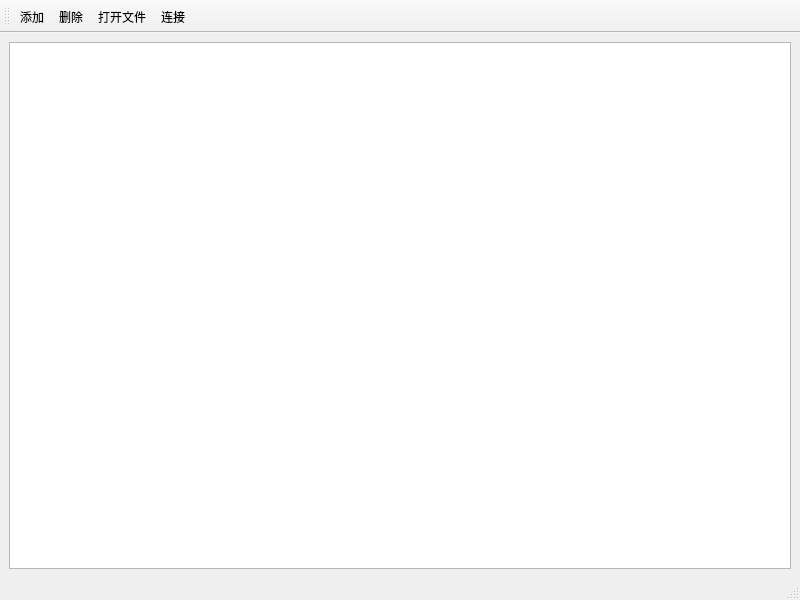
<?xml version="1.0" encoding="UTF-8"?>
<ui version="4.0">
 <class>WindowUpdate</class>
 <widget class="QMainWindow" name="WindowUpdate">
  <property name="geometry">
   <rect>
    <x>0</x>
    <y>0</y>
    <width>800</width>
    <height>600</height>
   </rect>
  </property>
  <property name="windowTitle">
   <string>MainWindow</string>
  </property>
  <widget class="QWidget" name="centralwidget">
   <layout class="QGridLayout" name="gridLayout">
    <item row="0" column="0">
     <widget class="QTableView" name="tableView"/>
    </item>
   </layout>
  </widget>
  <widget class="QMenuBar" name="menubar">
   <property name="geometry">
    <rect>
     <x>0</x>
     <y>0</y>
     <width>800</width>
     <height>26</height>
    </rect>
   </property>
  </widget>
  <widget class="QStatusBar" name="statusbar"/>
  <widget class="QToolBar" name="toolBar">
   <property name="windowTitle">
    <string>toolBar</string>
   </property>
   <property name="iconSize">
    <size>
     <width>50</width>
     <height>50</height>
    </size>
   </property>
   <property name="toolButtonStyle">
    <enum>Qt::ToolButtonTextUnderIcon</enum>
   </property>
   <attribute name="toolBarArea">
    <enum>TopToolBarArea</enum>
   </attribute>
   <attribute name="toolBarBreak">
    <bool>false</bool>
   </attribute>
   <addaction name="actNew"/>
   <addaction name="actDel"/>
   <addaction name="actOpenFile"/>
   <addaction name="actLink"/>
  </widget>
  <action name="actNew">
   <property name="icon">
    <iconset>
     <normaloff>:/image/icon/xinjian.png</normaloff>:/image/icon/xinjian.png</iconset>
   </property>
   <property name="text">
    <string>添加</string>
   </property>
  </action>
  <action name="actDel">
   <property name="icon">
    <iconset>
     <normaloff>:/image/icon/shanchu.png</normaloff>:/image/icon/shanchu.png</iconset>
   </property>
   <property name="text">
    <string>删除</string>
   </property>
  </action>
  <action name="actLink">
   <property name="icon">
    <iconset>
     <normaloff>:/image/icon/link.svg</normaloff>:/image/icon/link.svg</iconset>
   </property>
   <property name="text">
    <string>连接</string>
   </property>
  </action>
  <action name="actOpenFile">
   <property name="icon">
    <iconset>
     <normaloff>:/image/icon/file.png</normaloff>:/image/icon/file.png</iconset>
   </property>
   <property name="text">
    <string>打开文件</string>
   </property>
  </action>
 </widget>
 <resources/>
 <connections/>
</ui>
